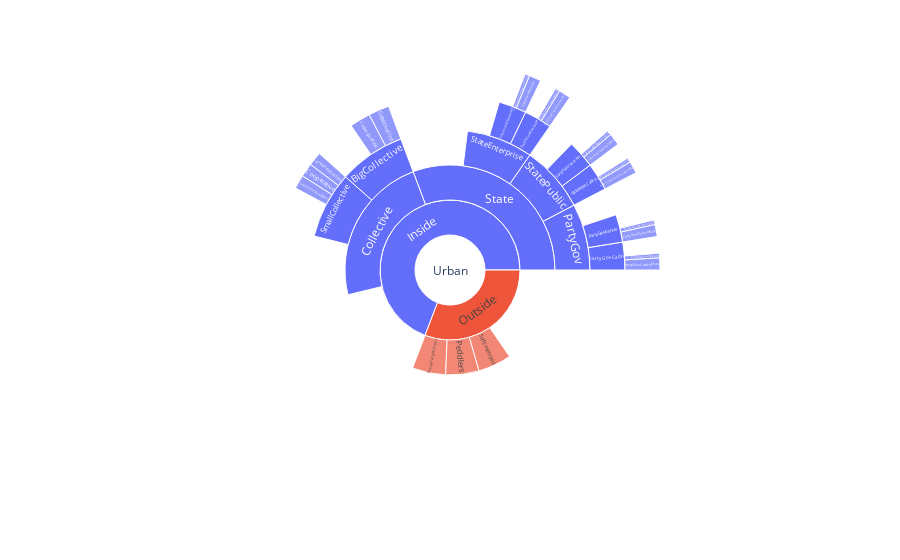

This figure's notebook cell:
### Code cell
import plotly.express as px
data = dict(
    ids=["Urban", "Inside", "Outside", "TemporaryWorkers", "Peddlers", "SelfEmployed", "State", "Collective", "BigCollective", "SmallCollective", "CollectiveUnit", "CooperativePublic", "LaneProduction", "Cooperative", "SmallCollectiveOthers", "PartyGov", "StatePublic", "StateEnterprise", "PartyGovCadre", "PartyGovWorker", "StatePublicCadre", "StatePublicWorker", "StateEnterpriseCadre", "StateEnterpriseWorker", "StateEnterpriseCadreUFW", "StateEnterpriseCadreMass", "PublicInstitutionCadreUFW", "PublicInstitutionCadreMass", "PartyGovCadreUFW", "PartyGovCadreMass", "StateEnterpriseWorkersUFW", "StateEnterpriseWorkersMass", "StatePublicWorkersUFW", "StatePublicWorkersMass", "PartyGovWorkersUFW", "PartyGovWorkersMass"],
    parent=["", "Urban", "Urban", "Outside", "Outside", "Outside", "Inside", "Inside", "Collective", "Collective", "BigCollective", "BigCollective", "SmallCollective", "SmallCollective", "SmallCollective", "State", "State", "State", "PartyGov", "PartyGov", "StatePublic", "StatePublic", "StateEnterprise", "StateEnterprise", "StateEnterpriseCadre", "StateEnterpriseCadre", "StatePublicCadre", "StatePublicCadre", "PartyGovCadre", "PartyGovCadre", "StateEnterpriseWorker", "StateEnterpriseWorker", "StatePublicWorker", "StatePublicWorker", "PartyGovWorker", "PartyGovWorker"],
    value=[0,100,100,33.33,33.33,33.33,50,50,25,25,12.5,12.5,8.3,8.3,8.3,16.6,16.6,16.6,8.3,8.3,8.3,8.3,8.3,8.3,2.3,6,2.3,6,2.3,6,2.3,6,2.3,6,2.3,6])

fig =px.sunburst(
    data,
    names='ids',
    parents='parent',
    values='value',
)
fig.show()

### Figure 1 — Plotly figure (JSON) as saved in the notebook; plotly's stock layout.template omitted (floating-point values rounded to 4 significant figures)
{"data": [{"domain": {"x": [0, 1], "y": [0, 1]}, "hovertemplate": "ids=%{label}<br>value=%{value}<br>parent=%{parent}<extra></extra>", "labels": ["Urban", "Inside", "Outside", "TemporaryWorkers", "Peddlers", "SelfEmployed", "State", "Collective", "BigCollective", "SmallCollective", "CollectiveUnit", "CooperativePublic", "LaneProduction", "Cooperative", "SmallCollectiveOthers", "PartyGov", "StatePublic", "StateEnterprise", "PartyGovCadre", "PartyGovWorker", "StatePublicCadre", "StatePublicWorker", "StateEnterpriseCadre", "StateEnterpriseWorker", "StateEnterpriseCadreUFW", "StateEnterpriseCadreMass", "PublicInstitutionCadreUFW", "PublicInstitutionCadreMass", "PartyGovCadreUFW", "PartyGovCadreMass", "StateEnterpriseWorkersUFW", "StateEnterpriseWorkersMass", "StatePublicWorkersUFW", "StatePublicWorkersMass", "PartyGovWorkersUFW", "PartyGovWorkersMass"], "name": "", "parents": ["", "Urban", "Urban", "Outside", "Outside", "Outside", "Inside", "Inside", "Collective", "Collective", "BigCollective", "BigCollective", "SmallCollective", "SmallCollective", "SmallCollective", "State", "State", "State", "PartyGov", "PartyGov", "StatePublic", "StatePublic", "StateEnterprise", "StateEnterprise", "StateEnterpriseCadre", "StateEnterpriseCadre", "StatePublicCadre", "StatePublicCadre", "PartyGovCadre", "PartyGovCadre", "StateEnterpriseWorker", "StateEnterpriseWorker", "StatePublicWorker", "StatePublicWorker", "PartyGovWorker", "PartyGovWorker"], "type": "sunburst", "values": [0, 100, 100, 33.33, 33.33, 33.33, 50, 50, 25, 25, 12.5, 12.5, 8.3, 8.3, 8.3, 16.6, 16.6, 16.6, 8.3, 8.3, 8.3, 8.3, 8.3, 8.3, 2.3, 6, 2.3, 6, 2.3, 6, 2.3, 6, 2.3, 6, 2.3, 6]}], "layout": {"legend": {"tracegroupgap": 0}, "margin": {"t": 60}}}
